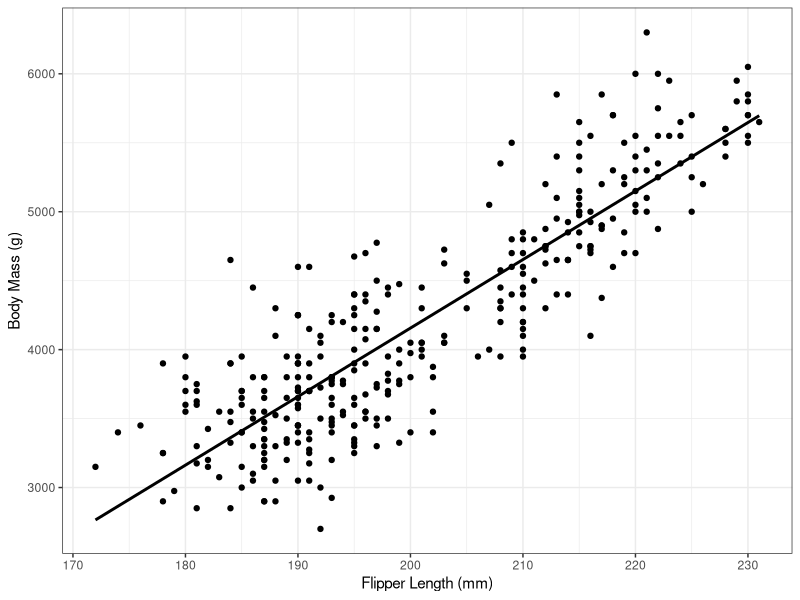
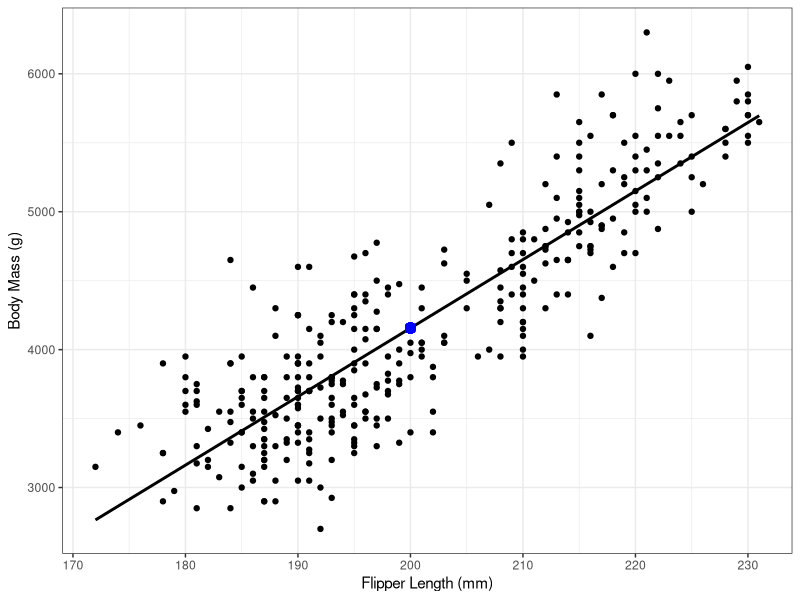

These figures' R source, in order:
## ---- chunk 1
library(tidyverse)
library(palmerpenguins)
library(broom)
## ---- chunk 2
penguin_lm <- lm(body_mass_g ~ flipper_length_mm,
   data=penguins)
## ---- chunk 3
x0 <- 200
muhat <- coef(penguin_lm)[1] + coef(penguin_lm)[2]*x0
muhat
## ---- chunk 4
penguin_lm <- lm(body_mass_g ~ flipper_length_mm,
   data=penguins)
preddata <- data.frame(flipper_length_mm=200)
predict(penguin_lm,
        newdata=preddata)
## ---- chunk 5
g_penguin_flip_mass <- penguins %>%
  # rename(Species=species) %>%
  filter(!is.na(body_mass_g)) %>%
  ggplot(aes(x=flipper_length_mm,
           y=body_mass_g)) +
  theme_bw() + 
  geom_point(aes()) +
    xlab("Flipper Length (mm)") +
    ylab("Body Mass (g)")
g_penguin_flip_mass_lm <- g_penguin_flip_mass +
  geom_smooth(se=FALSE, method="lm", col="black")
g_penguin_flip_mass_lm
## ---- chunk 6
penguin_lm <- lm(body_mass_g ~ flipper_length_mm,
   data=penguins)
## ---- chunk 7
x0 <- 200
muhat <- coef(penguin_lm)[1] + coef(penguin_lm)[2]*x0
muhat
## ---- chunk 8
g_penguin_flip_mass_lm + geom_point(aes(x=x0, y=muhat), col="blue", size=3)
## ---- chunk 9
# Be careful with missing values here
xbar <- mean(penguin_lm$model$flipper_length_mm) 
Sxx <- sum((penguin_lm$model$flipper_length_mm - xbar)^2)
n <- nobs(penguin_lm)
seMuHat <- sqrt(summary(penguin_lm)$sigma^2 * ((x0-xbar)^2/Sxx + 1/n))  
seMuHat
ciMean <- c(muhat - qt(.975, n-2)*seMuHat, muhat + qt(.975, n-2)*seMuHat)
ciMean
## ---- chunk 10
# Estimate mean
predict(penguin_lm,
        newdata=data.frame(flipper_length_mm=200))

# Confidence interval for the mean response
predict(penguin_lm, 
        newdata=data.frame(flipper_length_mm=200),
        interval="confidence",
        level=0.95)
## ---- chunk 11
predict(penguin_lm,
        newdata=data.frame(flipper_length_mm=c(50, 70, 90, 100)),
        interval="confidence", level=0.95)
